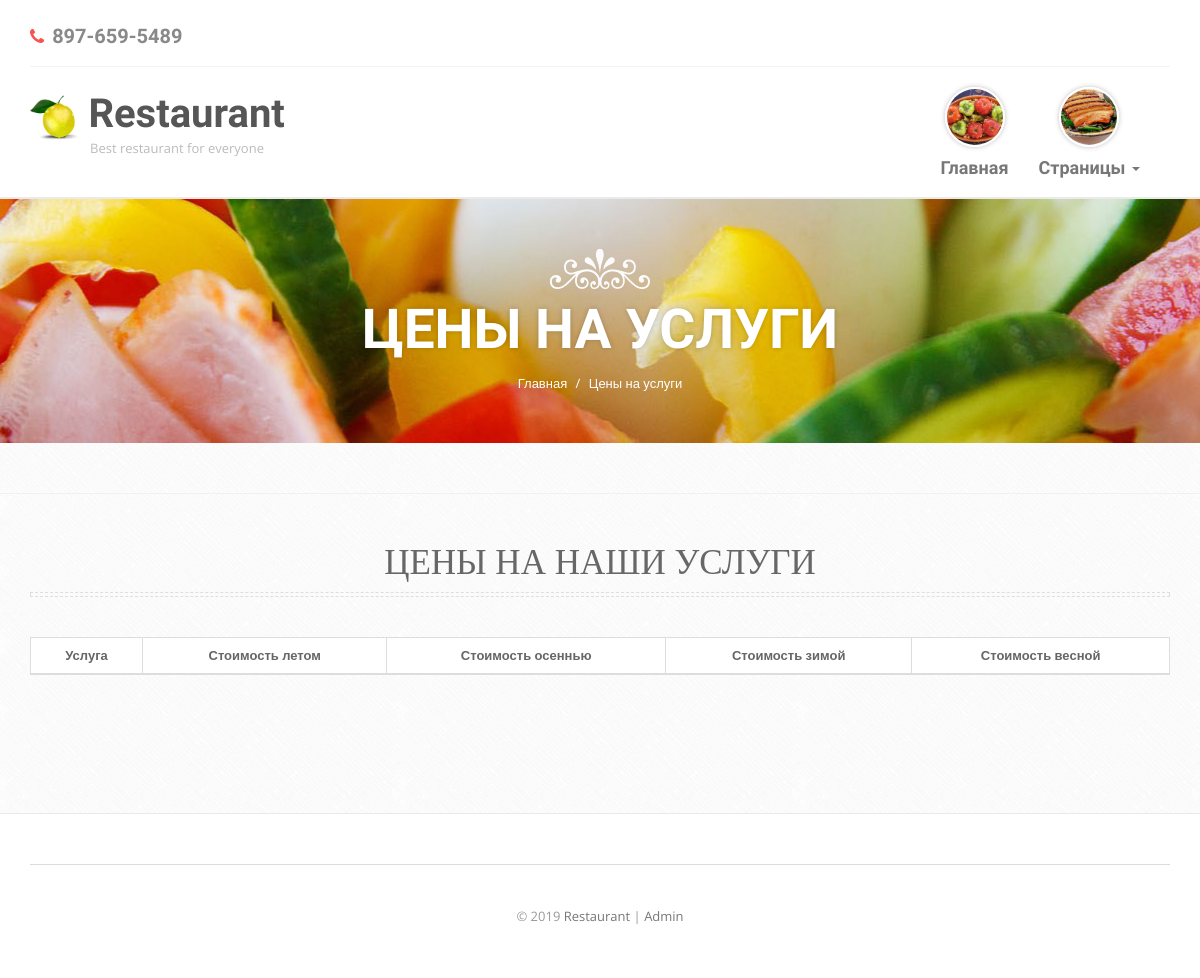
/service_price.php, run on an earlier commit of the app's database.
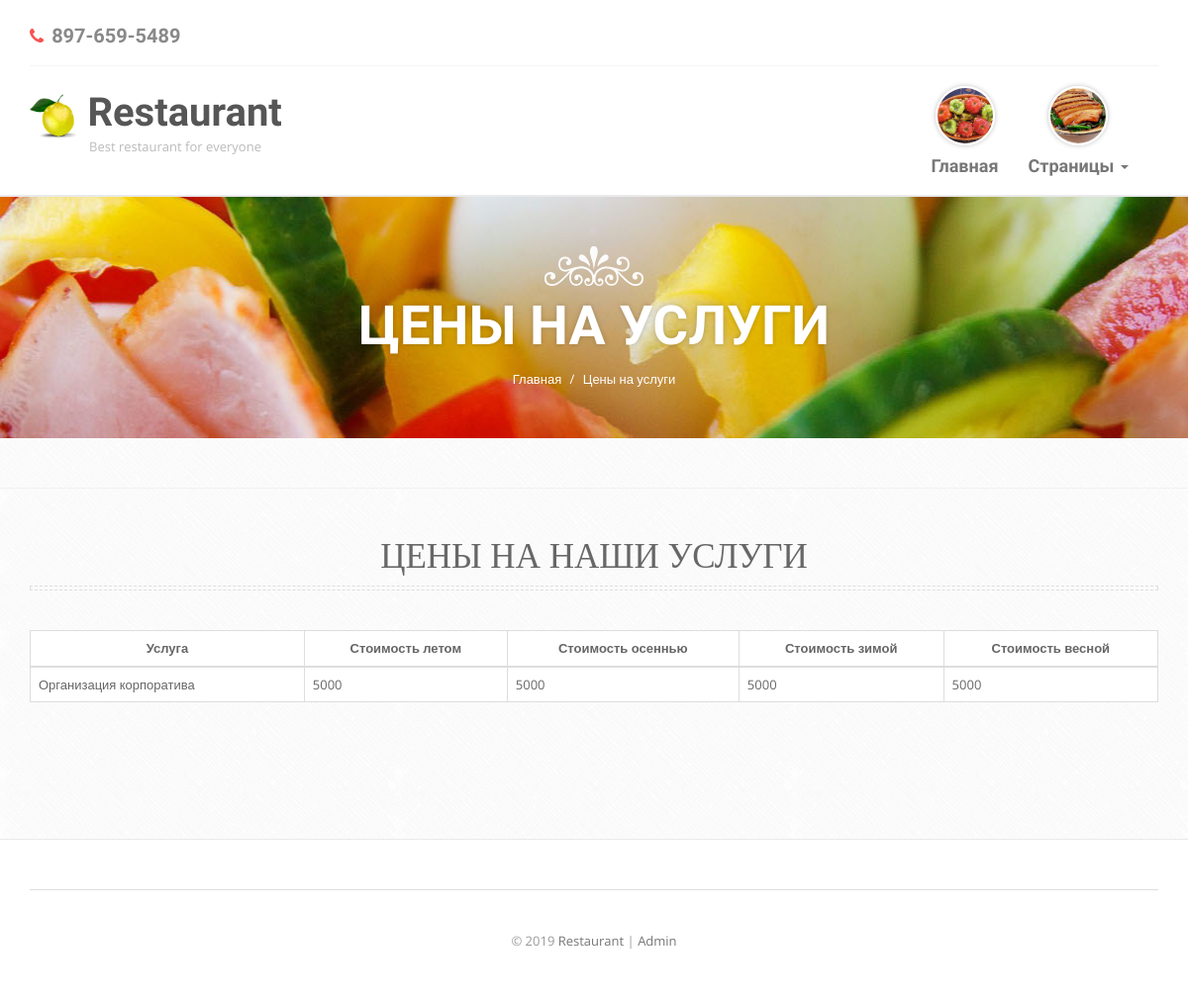
And on a later commit of the database.
### tables this page shows
CREATE TABLE `season_price_service` (
  `id_price_service` int(11) NOT NULL,
  `price_summer` double NOT NULL,
  `price_fall` double NOT NULL,
  `price_winter` double NOT NULL,
  `price_spring` double NOT NULL,
  `service_id_service` int(11) NOT NULL
);

CREATE TABLE `service` (
  `id_service` int(11) NOT NULL,
  `service_title` varchar(100) DEFAULT NULL,
  `servicedescription` varchar(250) DEFAULT NULL
);

### Dbsettings.php (called while the page is built)
<?php
$host     = '127.0.0.1';
$user     = 'root';
$password = '';
$db_name  = 'restaurant';

### DB.php (called while the page is built, shortened)
<?php
class DB
{
    protected $connetion;
    public function __construct($host, $user, $password, $db_name)
    {
        $this->connetion = new mysqli($host, $user, $password, $db_name);
    }
    public function query($sql)
    {
        $result = $this->connetion->query($sql);
        if (is_bool($result)) {
            return $result;
        }
        $data = array();
        while ($row = mysqli_fetch_assoc($result)) {
            $data[] = $row;
        }
        return $data;
    }
}

### public/service_price.php (the view, shortened to what this page needs)
<?php
$title = "Цены на услуги";
require_once('../Dbsettings.php');
require_once('../DB.php');
include_once('header.php');
?>
    <div class="banner padd">
        <div class="container">
            <img class="img-responsive" src="img/crown-white.png" alt=""/>
            <h2 class="white"><?= $title ?></h2>
            <ol class="breadcrumb">
                <li><a href="index.php">Главная</a></li>
                <li class="active"><?= $title ?></li>
            </ol>
        </div>
    </div>
    <div class="inner-page padd">
        <div class="menu padd">
            <div class="container">
                <div class="default-heading">
                    <h2>Цены на наши услуги</h2>
                    <div class="border"></div>
                </div>
                <table class="table table-bordered table-hover">
                    <thead>
                    <tr>
                        <th scope="col" class="text-center">Услуга</th>
                        <th scope="col" class="text-center">Стоимость летом</th>
                        <th scope="col" class="text-center">Стоимость осеннью</th>
                        <th scope="col" class="text-center">Стоимость зимой</th>
                        <th scope="col" class="text-center">Стоимость весной</th>
                    </tr>
                    </thead>
                    <tbody>
                    <?php
                    try {
                    $db = new DB($host, $user, $password, $db_name);
                    $priceservice = $db->query("SELECT * FROM service, season_price_service WHERE season_price_service.service_id_service = service.id_service");
                    foreach ($priceservice as $priceserviceitem) {
                        ?>
                        <tr>
                            <td><?php echo $priceserviceitem["service_title"]; ?></td>
                            <td><?php echo $priceserviceitem["price_summer"]; ?></td>
                            <td><?php echo $priceserviceitem["price_fall"]; ?></td>
                            <td><?php echo $priceserviceitem["price_winter"]; ?></td>
                            <td><?php echo $priceserviceitem["price_spring"]; ?></td>
                        </tr>
                    <?php }
                    ?>
                    </tbody>
                </table>
                <?php
                } catch
                (Exception $e) {
                    echo $e->getMessage() . ':(';
                }
                ?>
            </div>
        </div>
    </div>
<?php include_once('footer.php'); ?>

What changed in the data, as far as the page shows it:
added season_price_service: service_id_service.service_title "Организация корпоратива", price_summer "5000", price_fall "5000", price_winter "5000", price_spring "5000"
